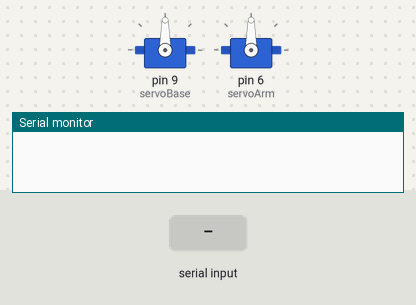
Simulated run of this sketch. Board: Arduino Uno, built with avr-gcc and run on an emulated ATmega328P. On the bench: 2 × servo, the last lines printed to the serial monitor. Inputs (shaded band) come from the test bench.

Above: at 2.2 s.
2.3 s: "90,45\n" received over the second serial link
At 3.5 s:
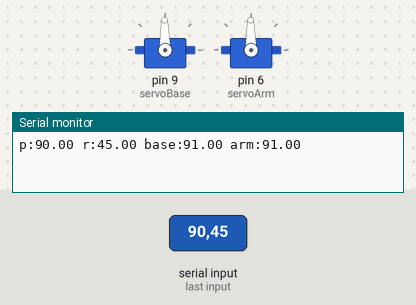
3.8 s: "30,150\n" received over the second serial link
At 4.8 s:
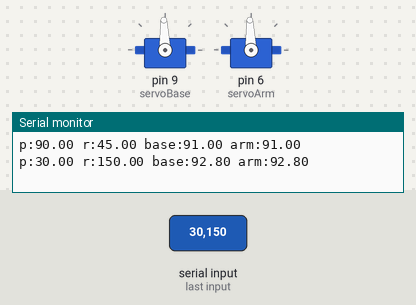
Timing chart, 0 to 6.8 s (numbered marks = the images above; inputs shaded):
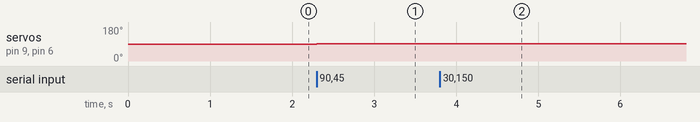

Measured:
- after the input at 2.3 s, servo on pin 9 (servoBase), servo on pin 6 (servoArm): 90° → 91° at once
- after the input at 3.8 s, servo on pin 9 (servoBase), servo on pin 6 (servoArm): 91° → 92° at once

The sketch:

Arduino_UNO.ino
```cpp
/*
 * 无线体感机械臂 - 仅底座+大臂（双舵机版本）
 * 引脚分配：底座(9)，大臂/肩部(6)
 * 功能：接收 pitch（俯仰）控制大臂，roll（横滚）控制底座
 * 稳定性：中值滤波 + 速率限制 + 死区 + 低通滤波
 */

#include <SoftwareSerial.h>
#include <Servo.h>

// 软串口：RX=12 接 ESP8266 TX, TX=13 接 ESP8266 RX
SoftwareSerial espSerial(12, 13);

Servo servoBase;      // 底座舵机
Servo servoArm;       // 大臂（肩部）舵机

// ========== 可调参数（降低抖动） ==========
const float MAP_RANGE = 100.0;           // 映射范围（度），越大越不灵敏
const float DEAD_ZONE = 3.0;             // 死区（度），忽略微小变化
const float FILTER_ALPHA = 0.2;          // 低通滤波系数（越小越平滑）
const float MAX_RATE = 5.0;              // 舵机角度每帧最大变化量（度）
const int MEDIAN_SIZE = 5;               // 中值滤波窗口大小（奇数）

// 存储最近角度值用于中值滤波
float pitchBuf[MEDIAN_SIZE];
float rollBuf[MEDIAN_SIZE];
int bufIndex = 0;
bool bufReady = false;

// 上一次的舵机角度（用于速率限制）
float lastBase = 90, lastArm = 90;

// 中值滤波函数
float medianFilter(float *buffer, int size) {
  float sorted[size];
  memcpy(sorted, buffer, size * sizeof(float));
  for (int i = 0; i < size - 1; i++) {
    for (int j = i + 1; j < size; j++) {
      if (sorted[i] > sorted[j]) {
        float tmp = sorted[i];
        sorted[i] = sorted[j];
        sorted[j] = tmp;
      }
    }
  }
  return sorted[size / 2];
}

void setup() {
  Serial.begin(9600);
  espSerial.begin(115200);

  servoBase.attach(9);   // 底座接引脚9
  servoArm.attach(6);    // 大臂接引脚6

  servoBase.write(90);
  servoArm.write(90);
  delay(1000);
}

void loop() {
  if (espSerial.available()) {
    String data = espSerial.readStringUntil('\n');
    int comma = data.indexOf(',');
    if (comma != -1) {
      float pitch = data.substring(0, comma).toFloat();  // 俯仰 -> 大臂
      float roll  = data.substring(comma + 1).toFloat(); // 横滚 -> 底座

      // 1. 中值滤波
      pitchBuf[bufIndex] = pitch;
      rollBuf[bufIndex] = roll;
      bufIndex = (bufIndex + 1) % MEDIAN_SIZE;
      if (bufIndex == 0) bufReady = true;

      float filteredPitch = pitch;
      float filteredRoll = roll;
      if (bufReady) {
        filteredPitch = medianFilter(pitchBuf, MEDIAN_SIZE);
        filteredRoll = medianFilter(rollBuf, MEDIAN_SIZE);
      }

      // 2. 死区处理
      static float lastPitch = 0, lastRoll = 0;
      if (abs(filteredPitch - lastPitch) < DEAD_ZONE &&
          abs(filteredRoll - lastRoll) < DEAD_ZONE) {
        return;
      }
      lastPitch = filteredPitch;
      lastRoll = filteredRoll;

      // 3. 映射到舵机角度（底座：0~180；大臂：30~150 防止碰撞）
      int rawBase = map(filteredRoll,  -MAP_RANGE, MAP_RANGE, 0, 180);
      int rawArm  = map(filteredPitch, -MAP_RANGE, MAP_RANGE, 30, 150);

      rawBase = constrain(rawBase, 0, 180);
      rawArm  = constrain(rawArm,  30, 150);

      // 4. 速率限制
      float deltaBase = rawBase - lastBase;
      float deltaArm  = rawArm - lastArm;
      deltaBase = constrain(deltaBase, -MAX_RATE, MAX_RATE);
      deltaArm  = constrain(deltaArm,  -MAX_RATE, MAX_RATE);

      float limitedBase = lastBase + deltaBase;
      float limitedArm  = lastArm + deltaArm;
      lastBase = limitedBase;
      lastArm  = limitedArm;

      // 5. 低通滤波
      static float smoothBase = 90, smoothArm = 90;
      smoothBase = FILTER_ALPHA * limitedBase + (1 - FILTER_ALPHA) * smoothBase;
      smoothArm  = FILTER_ALPHA * limitedArm  + (1 - FILTER_ALPHA) * smoothArm;

      // 6. 输出
      servoBase.write((int)smoothBase);
      servoArm.write((int)smoothArm);

      // 调试输出（可选，打开串口监视器 9600）
      Serial.print("p:"); Serial.print(filteredPitch);
      Serial.print(" r:"); Serial.print(filteredRoll);
      Serial.print(" base:"); Serial.print(smoothBase);
      Serial.print(" arm:"); Serial.println(smoothArm);
    }
  }
}
```
